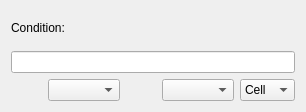
<?xml version="1.0" encoding="UTF-8"?>
<ui version="4.0">
 <class>HighlightWidget</class>
 <widget class="QWidget" name="HighlightWidget">
  <property name="geometry">
   <rect>
    <x>0</x>
    <y>0</y>
    <width>306</width>
    <height>112</height>
   </rect>
  </property>
  <property name="windowTitle">
   <string>Form</string>
  </property>
  <layout class="QGridLayout" name="gridLayout">
   <item row="2" column="3">
    <widget class="ColorWidget" name="fgColorWidget"/>
   </item>
   <item row="1" column="0" colspan="5">
    <widget class="ConditionLineEdit" name="conditionLineEdit"/>
   </item>
   <item row="2" column="2">
    <widget class="QLabel" name="fgColorLabel">
     <property name="minimumSize">
      <size>
       <width>16</width>
       <height>0</height>
      </size>
     </property>
     <property name="text">
      <string/>
     </property>
     <property name="buddy">
      <cstring>fgColorWidget</cstring>
     </property>
    </widget>
   </item>
   <item row="0" column="0" colspan="5">
    <widget class="QLabel" name="label">
     <property name="text">
      <string>Condition:</string>
     </property>
     <property name="buddy">
      <cstring>conditionLineEdit</cstring>
     </property>
    </widget>
   </item>
   <item row="2" column="4">
    <widget class="QComboBox" name="scopeComboBox">
     <item>
      <property name="text">
       <string>Cell</string>
      </property>
     </item>
     <item>
      <property name="text">
       <string>Row</string>
      </property>
     </item>
    </widget>
   </item>
   <item row="2" column="0">
    <widget class="QLabel" name="bgColorLabel">
     <property name="minimumSize">
      <size>
       <width>16</width>
       <height>0</height>
      </size>
     </property>
     <property name="text">
      <string/>
     </property>
     <property name="buddy">
      <cstring>bgColorWidget</cstring>
     </property>
    </widget>
   </item>
   <item row="2" column="1">
    <widget class="ColorWidget" name="bgColorWidget"/>
   </item>
  </layout>
 </widget>
 <customwidgets>
  <customwidget>
   <class>ConditionLineEdit</class>
   <extends>QLineEdit</extends>
   <header>ConditionLineEdit.h</header>
  </customwidget>
  <customwidget>
   <class>ColorWidget</class>
   <extends>QComboBox</extends>
   <header>ColorWidget.h</header>
  </customwidget>
 </customwidgets>
 <tabstops>
  <tabstop>conditionLineEdit</tabstop>
  <tabstop>bgColorWidget</tabstop>
  <tabstop>fgColorWidget</tabstop>
  <tabstop>scopeComboBox</tabstop>
 </tabstops>
 <resources/>
 <connections/>
</ui>
